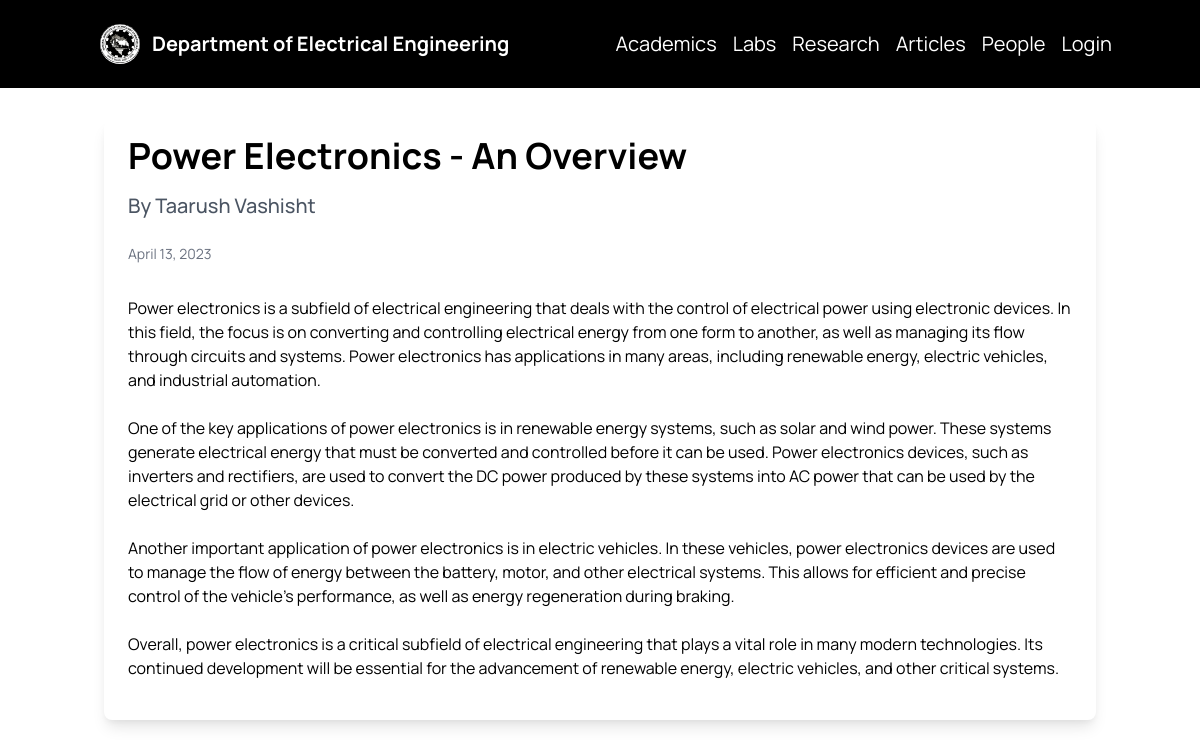
/1/, run on the app's committed database.
### ele/models.py (models this page shows, shortened)
class Post(models.Model):
    title = models.CharField(max_length=100)
    short_description= models.CharField(max_length=100,default="no short description available", blank=True)
    content = RichTextField(blank=True, null=True)
    author = models.ForeignKey(CustomUser, on_delete=models.CASCADE)
    document = models.FileField(upload_to='documents/', null=True, blank=True)
    created_at = models.DateTimeField(default=timezone.now)
    views = models.PositiveIntegerField(default=0)

class CustomUser(AbstractUser):
    role = models.CharField(choices=[(choice.value, choice.value) for choice in RoleChoices], max_length=10, null = True)
    bio = models.TextField(max_length=10000, null = True)
    name = models.TextField(max_length=30, null = True)
    company = models.TextField(null=True, blank=True)
    subjects = models.CharField(max_length=50, null = True, blank=True)
    profile_image = models.ImageField(upload_to="images/", null=True, blank=True)

### ele/views.py (the view)
# urls.py: path('<int:pk>/', PostDetailView.as_view(), name='post_detail'),
class PostDetailView(DetailView):
    model = Post
    template_name = 'ele/post_detail.html'

### ele/templates/ele/post_detail.html (shortened to what this page needs)
{% extends 'ele/base.html' %}
{% block content %}
  <div class="container mx-auto py-8">
    <div class="flex flex-wrap items-start mb-8">
      <div class="w-full lg:w-full px-4 mb-8">
        <div class="bg-white rounded-lg shadow-lg overflow-hidden">
          <div class="px-6 py-4">
            <h1 class="text-4xl font-bold mb-4">{{ object.title }}</h1>
            <div class="flex items-center mb-4">
              <div>
                <p class="text-xl font-medium text-gray-600 mb-2">By {{ post.author.name }}</p>
              </div>
            </div>
            <p class="text-gray-500 text-sm mb-4">{{ object.created_at|date:"F d, Y" }}</p>
          </div>
          <div class="prose max-w-none px-6 pb-4">{% autoescape off %}{{ object.content }}{% endautoescape %}</div>
        </div>
      </div>
        </div>
      </div>
    </div>
{% endblock %}

### ele/templates/ele/base.html (style rules this page uses)
body { background-color: #ffffff; font-family: 'Manrope', sans-serif; position: relative; color: #000000; }

### data on the page
Post: title "Power Electronics - An Overview", author.name "Taarush Vashisht", created_at "April 13, 2023", content "Power electronics is a subfield of electrical engineering that deals with the control of electrical power using electronic devices. In this field, the focus is on converting and controlling electrical energy from one form to another, as well as managing its flow through circuits and systems. Power electronics has applications in many areas, including renewable energy, electric vehicles, and industrial automation. One of the key applications of power electronics is in renewable energy systems, such as solar and wind power. These systems generate electrical energy that must be converted and controlled before it can be used. Power electronics devices, such as inverters and rectifiers, are used…"
